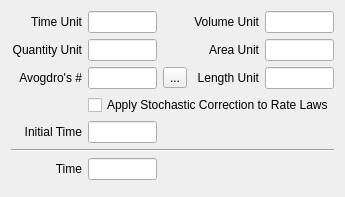
<?xml version="1.0" encoding="UTF-8"?>
<ui version="4.0">
<comment> Copyright (C) 2017 by Pedro Mendes, Virginia Tech Intellectual </comment>
<comment> Properties, Inc., University of Heidelberg, and University of </comment>
<comment> of Connecticut School of Medicine. </comment>
<comment> All rights reserved. </comment>

<comment> Copyright (C) 2010 - 2016 by Pedro Mendes, Virginia Tech Intellectual </comment>
<comment> Properties, Inc., University of Heidelberg, and The University </comment>
<comment> of Manchester. </comment>
<comment> All rights reserved. </comment>

 <comment> All rights reserved. </comment>
 <class>CQModelWidget</class>
 <widget class="CopasiWidget" name="CQModelWidget">
  <property name="geometry">
   <rect>
    <x>0</x>
    <y>0</y>
    <width>309</width>
    <height>180</height>
   </rect>
  </property>
  <property name="windowTitle">
   <string>Form</string>
  </property>
  <layout class="QGridLayout" name="gridLayout" columnstretch="0,1,0,0,1">
   <item row="0" column="0">
    <widget class="QLabel" name="mpLblTimeUnit">
     <property name="text">
      <string>Time Unit</string>
     </property>
     <property name="alignment">
      <set>Qt::AlignRight|Qt::AlignTrailing|Qt::AlignVCenter</set>
     </property>
     <property name="wordWrap">
      <bool>false</bool>
     </property>
    </widget>
   </item>
   <item row="0" column="1">
    <widget class="QLineEdit" name="mpEditTimeUnit">
     <property name="sizePolicy">
      <sizepolicy hsizetype="Preferred" vsizetype="Fixed">
       <horstretch>0</horstretch>
       <verstretch>0</verstretch>
      </sizepolicy>
     </property>
     <property name="readOnly">
      <bool>false</bool>
     </property>
    </widget>
   </item>
   <item row="0" column="3">
    <widget class="QLabel" name="mpLblVolumeUnit">
     <property name="text">
      <string>Volume Unit</string>
     </property>
     <property name="alignment">
      <set>Qt::AlignRight|Qt::AlignTrailing|Qt::AlignVCenter</set>
     </property>
     <property name="wordWrap">
      <bool>false</bool>
     </property>
    </widget>
   </item>
   <item row="0" column="4">
    <widget class="QLineEdit" name="mpEditVolumeUnit">
     <property name="sizePolicy">
      <sizepolicy hsizetype="Preferred" vsizetype="Fixed">
       <horstretch>0</horstretch>
       <verstretch>0</verstretch>
      </sizepolicy>
     </property>
     <property name="readOnly">
      <bool>false</bool>
     </property>
    </widget>
   </item>
   <item row="1" column="0">
    <widget class="QLabel" name="mpLblQuantityUnit">
     <property name="text">
      <string>Quantity Unit</string>
     </property>
     <property name="alignment">
      <set>Qt::AlignRight|Qt::AlignTrailing|Qt::AlignVCenter</set>
     </property>
     <property name="wordWrap">
      <bool>false</bool>
     </property>
    </widget>
   </item>
   <item row="1" column="1">
    <widget class="QLineEdit" name="mpEditQuantityUnit">
     <property name="sizePolicy">
      <sizepolicy hsizetype="Preferred" vsizetype="Fixed">
       <horstretch>0</horstretch>
       <verstretch>0</verstretch>
      </sizepolicy>
     </property>
     <property name="readOnly">
      <bool>false</bool>
     </property>
    </widget>
   </item>
   <item row="1" column="3">
    <widget class="QLabel" name="mpLblAreaUnit">
     <property name="text">
      <string>Area Unit</string>
     </property>
     <property name="alignment">
      <set>Qt::AlignRight|Qt::AlignTrailing|Qt::AlignVCenter</set>
     </property>
     <property name="wordWrap">
      <bool>false</bool>
     </property>
    </widget>
   </item>
   <item row="1" column="4">
    <widget class="QLineEdit" name="mpEditAreaUnit">
     <property name="sizePolicy">
      <sizepolicy hsizetype="Preferred" vsizetype="Fixed">
       <horstretch>0</horstretch>
       <verstretch>0</verstretch>
      </sizepolicy>
     </property>
     <property name="readOnly">
      <bool>false</bool>
     </property>
    </widget>
   </item>
   <item row="2" column="0">
    <widget class="QLabel" name="mpLblAvogadro">
     <property name="text">
      <string>Avogdro's #</string>
     </property>
     <property name="alignment">
      <set>Qt::AlignRight|Qt::AlignTrailing|Qt::AlignVCenter</set>
     </property>
     <property name="wordWrap">
      <bool>false</bool>
     </property>
    </widget>
   </item>
   <item row="2" column="1">
    <widget class="QLineEdit" name="mpEditAvogadro">
     <property name="sizePolicy">
      <sizepolicy hsizetype="Preferred" vsizetype="Fixed">
       <horstretch>0</horstretch>
       <verstretch>0</verstretch>
      </sizepolicy>
     </property>
     <property name="readOnly">
      <bool>false</bool>
     </property>
    </widget>
   </item>
   <item row="2" column="2">
    <widget class="QToolButton" name="mpBtnUpdateAvogadro">
     <property name="toolTip">
      <string>Adjust Avogadro's # number to the most recent definition.</string>
     </property>
     <property name="text">
      <string>...</string>
     </property>
    </widget>
   </item>
   <item row="2" column="3">
    <widget class="QLabel" name="mpLblLengthUnit">
     <property name="text">
      <string>Length Unit</string>
     </property>
     <property name="alignment">
      <set>Qt::AlignRight|Qt::AlignTrailing|Qt::AlignVCenter</set>
     </property>
     <property name="wordWrap">
      <bool>false</bool>
     </property>
    </widget>
   </item>
   <item row="2" column="4">
    <widget class="QLineEdit" name="mpEditLengthUnit">
     <property name="sizePolicy">
      <sizepolicy hsizetype="Preferred" vsizetype="Fixed">
       <horstretch>0</horstretch>
       <verstretch>0</verstretch>
      </sizepolicy>
     </property>
     <property name="readOnly">
      <bool>false</bool>
     </property>
    </widget>
   </item>
   <item row="3" column="1" colspan="4">
    <widget class="QCheckBox" name="mpCheckStochasticCorrection">
     <property name="text">
      <string>Apply Stochastic Correction to Rate Laws</string>
     </property>
    </widget>
   </item>
   <item row="4" column="0">
    <widget class="QLabel" name="mpLblInitialTime">
     <property name="text">
      <string>Initial Time</string>
     </property>
     <property name="alignment">
      <set>Qt::AlignRight|Qt::AlignTrailing|Qt::AlignVCenter</set>
     </property>
     <property name="wordWrap">
      <bool>false</bool>
     </property>
    </widget>
   </item>
   <item row="4" column="1">
    <widget class="QLineEdit" name="mpEditInitialTime">
     <property name="sizePolicy">
      <sizepolicy hsizetype="Preferred" vsizetype="Fixed">
       <horstretch>0</horstretch>
       <verstretch>0</verstretch>
      </sizepolicy>
     </property>
    </widget>
   </item>
   <item row="5" column="0" colspan="5">
    <widget class="Line" name="mpLine">
     <property name="orientation">
      <enum>Qt::Horizontal</enum>
     </property>
    </widget>
   </item>
   <item row="6" column="0">
    <widget class="QLabel" name="mpLblCurrentTime">
     <property name="text">
      <string>Time</string>
     </property>
     <property name="alignment">
      <set>Qt::AlignRight|Qt::AlignTrailing|Qt::AlignVCenter</set>
     </property>
     <property name="wordWrap">
      <bool>false</bool>
     </property>
    </widget>
   </item>
   <item row="6" column="1">
    <widget class="QLineEdit" name="mpEditCurrentTime">
     <property name="sizePolicy">
      <sizepolicy hsizetype="Preferred" vsizetype="Fixed">
       <horstretch>0</horstretch>
       <verstretch>0</verstretch>
      </sizepolicy>
     </property>
     <property name="readOnly">
      <bool>true</bool>
     </property>
    </widget>
   </item>
   <item row="7" column="0" colspan="5">
    <widget class="CQNotes" name="mpNotes" native="true">
     <property name="sizePolicy">
      <sizepolicy hsizetype="Expanding" vsizetype="Preferred">
       <horstretch>0</horstretch>
       <verstretch>0</verstretch>
      </sizepolicy>
     </property>
    </widget>
   </item>
  </layout>
 </widget>
 <customwidgets>
  <customwidget>
   <class>CopasiWidget</class>
   <extends>QWidget</extends>
   <header>copasi/UI/copasiWidget.h</header>
   <container>1</container>
  </customwidget>
  <customwidget>
   <class>CQNotes</class>
   <extends>QWidget</extends>
   <header>copasi/UI/CQNotes.h</header>
   <container>1</container>
  </customwidget>
 </customwidgets>
 <tabstops>
  <tabstop>mpEditTimeUnit</tabstop>
  <tabstop>mpEditVolumeUnit</tabstop>
  <tabstop>mpEditQuantityUnit</tabstop>
  <tabstop>mpEditAreaUnit</tabstop>
  <tabstop>mpEditAvogadro</tabstop>
  <tabstop>mpBtnUpdateAvogadro</tabstop>
  <tabstop>mpEditLengthUnit</tabstop>
  <tabstop>mpCheckStochasticCorrection</tabstop>
  <tabstop>mpEditInitialTime</tabstop>
  <tabstop>mpEditCurrentTime</tabstop>
 </tabstops>
 <resources/>
 <connections>
  <connection>
   <sender>mpBtnUpdateAvogadro</sender>
   <signal>clicked()</signal>
   <receiver>CQModelWidget</receiver>
   <slot>slotUpdateAvogadro()</slot>
   <hints>
    <hint type="sourcelabel">
     <x>178</x>
     <y>71</y>
    </hint>
    <hint type="destinationlabel">
     <x>174</x>
     <y>93</y>
    </hint>
   </hints>
  </connection>
  <connection>
   <sender>mpEditTimeUnit</sender>
   <signal>editingFinished()</signal>
   <receiver>CQModelWidget</receiver>
   <slot>slotUnitChanged()</slot>
   <hints>
    <hint type="sourcelabel">
     <x>122</x>
     <y>15</y>
    </hint>
    <hint type="destinationlabel">
     <x>173</x>
     <y>92</y>
    </hint>
   </hints>
  </connection>
  <connection>
   <sender>mpEditQuantityUnit</sender>
   <signal>editingFinished()</signal>
   <receiver>CQModelWidget</receiver>
   <slot>slotUnitChanged()</slot>
   <hints>
    <hint type="sourcelabel">
     <x>122</x>
     <y>15</y>
    </hint>
    <hint type="destinationlabel">
     <x>173</x>
     <y>92</y>
    </hint>
   </hints>
  </connection>
  <connection>
   <sender>mpEditVolumeUnit</sender>
   <signal>editingFinished()</signal>
   <receiver>CQModelWidget</receiver>
   <slot>slotUnitChanged()</slot>
   <hints>
    <hint type="sourcelabel">
     <x>122</x>
     <y>15</y>
    </hint>
    <hint type="destinationlabel">
     <x>173</x>
     <y>92</y>
    </hint>
   </hints>
  </connection>
  <connection>
   <sender>mpEditAreaUnit</sender>
   <signal>editingFinished()</signal>
   <receiver>CQModelWidget</receiver>
   <slot>slotUnitChanged()</slot>
   <hints>
    <hint type="sourcelabel">
     <x>122</x>
     <y>15</y>
    </hint>
    <hint type="destinationlabel">
     <x>173</x>
     <y>92</y>
    </hint>
   </hints>
  </connection>
  <connection>
   <sender>mpEditLengthUnit</sender>
   <signal>editingFinished()</signal>
   <receiver>CQModelWidget</receiver>
   <slot>slotUnitChanged()</slot>
   <hints>
    <hint type="sourcelabel">
     <x>122</x>
     <y>15</y>
    </hint>
    <hint type="destinationlabel">
     <x>173</x>
     <y>92</y>
    </hint>
   </hints>
  </connection>
 </connections>
</ui>
